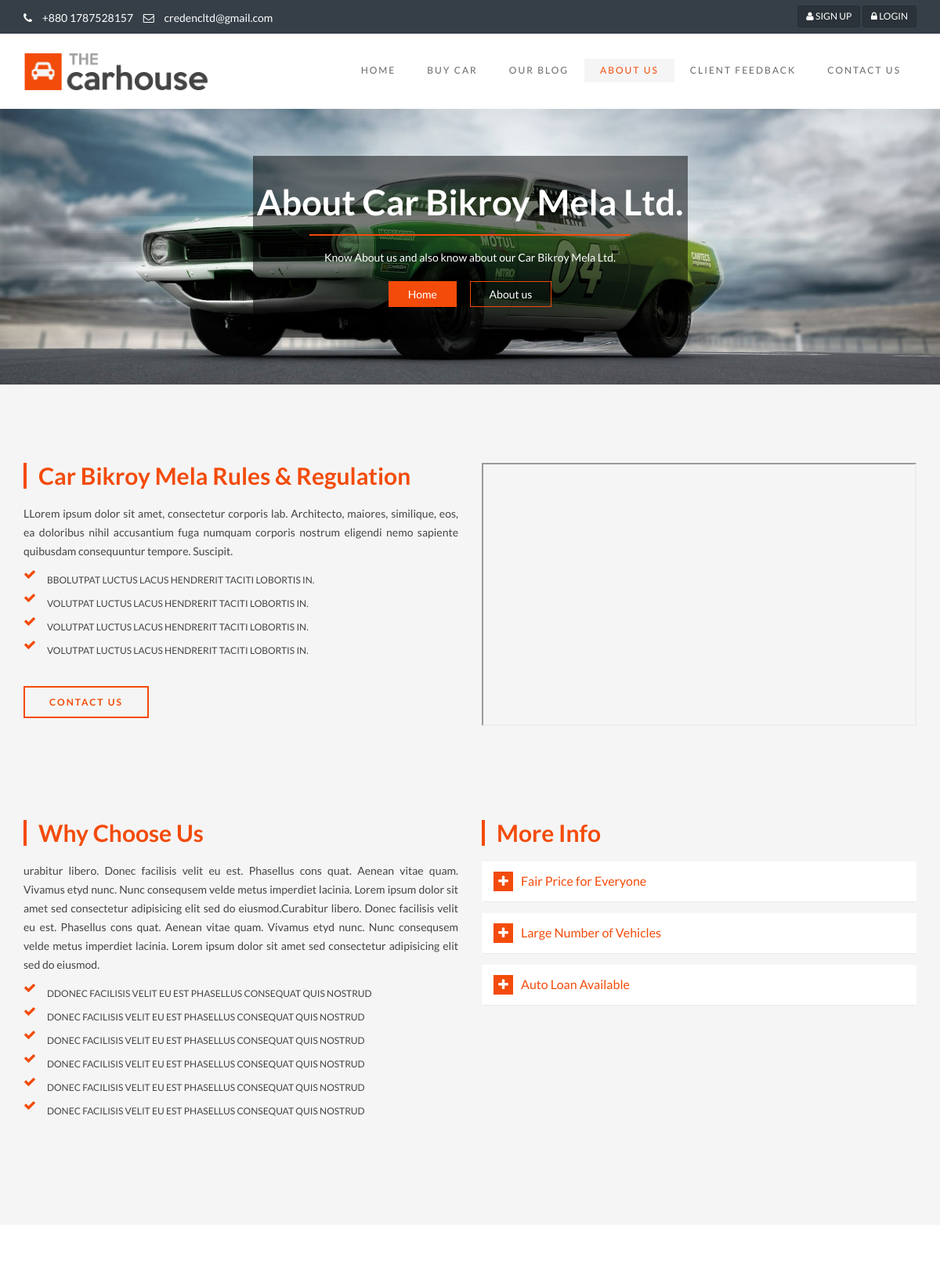
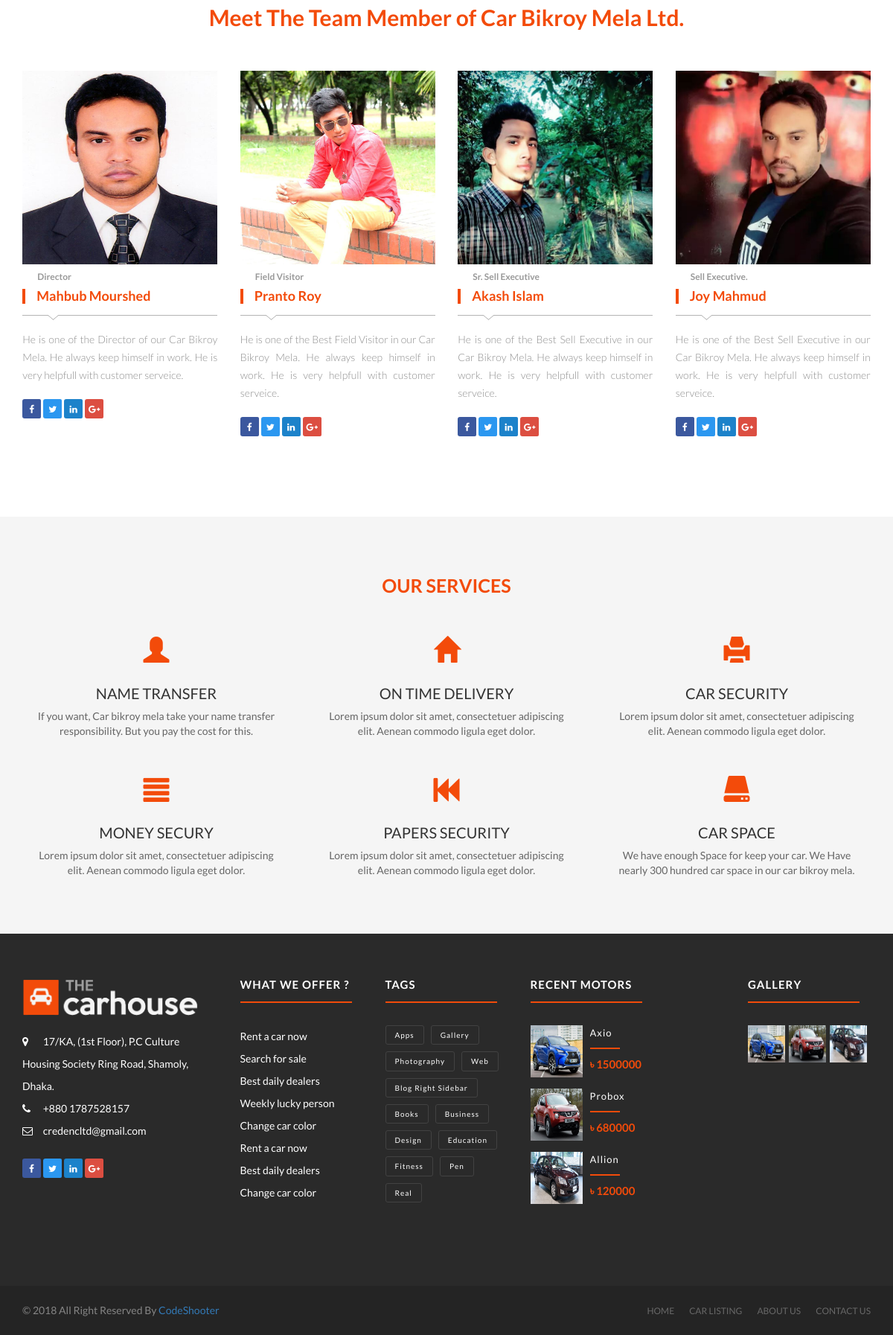
/mainSite/about.php, run on the app's committed database (2 pictures, top to bottom).
### tables this page shows
CREATE TABLE `tbl_contact_us_address` (
  `contact_address_id` int(3) NOT NULL,
  `address` text NOT NULL,
  `mobile` varchar(100) NOT NULL,
  `email` varchar(100) NOT NULL
);

CREATE TABLE `tbl_aboutus_rules` (
  `rules_id` int(3) NOT NULL,
  `rules_details` text NOT NULL,
  `rules_one` varchar(100) NOT NULL,
  `rules_two` varchar(100) NOT NULL,
  `rules_three` varchar(100) NOT NULL,
  `rules_four` varchar(100) NOT NULL,
  `video` varchar(100) NOT NULL,
  `publication_status` tinyint(1) NOT NULL
);

CREATE TABLE `tbl_aboutus_choose_us` (
  `choose_us_id` int(3) NOT NULL,
  `choose_details` text NOT NULL,
  `reason_one` varchar(256) NOT NULL,
  `reason_two` varchar(256) NOT NULL,
  `reason_three` varchar(256) NOT NULL,
  `reason_four` varchar(256) NOT NULL,
  `reason_five` varchar(256) NOT NULL,
  `reason_six` varchar(256) NOT NULL,
  `publication_status` tinyint(1) NOT NULL
);

CREATE TABLE `tbl_aboutus_team` (
  `team_member_id` int(3) NOT NULL,
  `member_name` varchar(100) NOT NULL,
  `member_designation` varchar(100) NOT NULL,
  `member_sort_desc` text NOT NULL,
  `facebook_link` varchar(200) NOT NULL,
  `twitter_link` varchar(200) NOT NULL,
  `linkedin_link` varchar(200) NOT NULL,
  `googleplus_link` varchar(200) NOT NULL,
  `member_image` text NOT NULL,
  `publication_status` tinyint(1) NOT NULL
);

CREATE TABLE `tbl_aboutus_service` (
  `service_id` int(3) NOT NULL,
  `service_icon` varchar(100) NOT NULL,
  `service_title` varchar(100) NOT NULL,
  `service_desc` text NOT NULL,
  `publication_status` tinyint(1) NOT NULL
);

CREATE TABLE `tbl_user_post` (
  `user_post_id` int(4) NOT NULL,
  `car_name` varchar(100) NOT NULL,
  `car_price` varchar(100) NOT NULL,
  `car_details` text NOT NULL,
  `car_model` varchar(100) NOT NULL,
  `car_registration` varchar(100) NOT NULL,
  `cng_status` varchar(100) NOT NULL,
  `cng_com` varchar(100) NOT NULL,
  `fuel_type` varchar(100) NOT NULL,
  `car_cc` varchar(100) NOT NULL,
  `gear` varchar(100) NOT NULL,
  `all_option` varchar(100) NOT NULL,
  `music` varchar(100) NOT NULL,
  `serial_number` varchar(100) NOT NULL,
  `engine` varchar(100) NOT NULL,
  `mileage` varchar(100) NOT NULL,
  `doors` varchar(100) NOT NULL,
  `condtion` varchar(100) NOT NULL,
  `passenger` varchar(100) NOT NULL,
  `color` varchar(100) NOT NULL,
  `others` varchar(256) NOT NULL,
  `car_image` varchar(100) NOT NULL,
  `publication_status` tinyint(1) NOT NULL
);

### mainSite/about.php (the view, shortened to what the rows shown need)
<?php
    require_once ('../class/aboutUs/aboutUs.php');
    $obj_aboutUs = new AboutUs();
    $rules_result = $obj_aboutUs->all_aboutUs_rules_info();
    $all_result = mysqli_fetch_assoc($rules_result);
    $choose_us_result = $obj_aboutUs->all_choose_us_info();
    $all_choose_us_result = mysqli_fetch_assoc($choose_us_result);
    $team_member = $obj_aboutUs->all_team_member_info();
    $service = $obj_aboutUs->all_service_info();
    $user_post_result = $obj_aboutUs->all_userPost_info_for_footer();
    $user_post_picture = $obj_aboutUs->all_userPost_picture_for_footer();
    $contact_address = $obj_aboutUs->all_contact_address_info();
    $all_contact_address = mysqli_fetch_assoc($contact_address);
?>
<!DOCTYPE html>
<html lang="en">
<head>
    <link rel="stylesheet" type="text/css" href="css/bootstrap.min.css">
    <link rel="stylesheet" type="text/css" href="css/animate.min.css">
    <link rel="stylesheet" type="text/css" href="css/slider.css">
    <link rel="stylesheet" type="text/css" href="css/font-awesome-4.5.0/css/font-awesome.min.css">
    <link rel="stylesheet" type="text/css" href="css/style.css">
    <link href="css/ie10-viewport-bug-workaround.css" rel="stylesheet">
</head>
<body>
<header class="top-header hidden-xs">
    <div class="container">
        <div class="row">
            <div class="col-xs-12 col-sm-6 col-md-6 col-lg-6">
                <ul class="list-inline">
                    <li>
                        <a href="tel:+55-417-634-7071"><i class="fa fa-phone pr-5 pl-10"></i>  <?php echo $all_contact_address['mobile']?></a>
                    </li>
                    <li>
                        <a href="mailto:info@themevessel.com">
                            <i class="fa fa-envelope-o pr-5 pl-10"></i> <?php echo $all_contact_address['email']?>
                        </a>
                    </li>
                </ul>
            </div>
        </div>
    </div>
</header>
<div class="page-banner">
    <div class="container">
        <div class="row">
            <div class="col-md-6 col-md-offset-3">
                <div class="breadcrumb-area">
                    <h2>About Car Bikroy Mela Ltd.</h2>
                </div>
            </div>
        </div>
    </div>
</div>
<div class="about-body">
    <div class="page-section">
        <div class="container">
            <div class="row">
                <div class="col-lg-6 col-md-6 col-sm-12 col-xs-12">
                    <h2 class="title">Car Bikroy Mela Rules & Regulation</h2>
                    <p class="text-justify"><?php echo $all_result['rules_details']?></p>
                    <ul class="icon-list">
                        <li>
                            <i class="fa fa-check"></i>
                            <?php echo $all_result['rules_one']?>
                        </li>
                        <li>
                            <i class="fa fa-check"></i>
                            <?php echo $all_result['rules_two']?>
                        </li>
                        <li>
                            <i class="fa fa-check"></i>
                            <?php echo $all_result['rules_three']?>
                        </li>
                        <li>
                            <i class="fa fa-check"></i>
                            <?php echo $all_result['rules_four']?>
                        </li>
                    </ul>
                    <a href="contact.php" class="btn btn-contact">Contact us</a>
                </div>
            </div>
        </div>
    </div>
    <section class="page-section">
        <div class="container">
            <div class="row">
                <div class="col-lg-6 col-md-6 col-sm-12 col-xs-12">
                    <h2 class="title">Why Choose Us</h2>
                    <p class="text-justify"><?php echo $all_choose_us_result['choose_details']?></p>
                    <ul class="icon-list">
                        <li>
                            <i class="fa fa-check"></i>
                            <?php echo $all_choose_us_result['reason_one']?>
                        </li>
                        <li>
                            <i class="fa fa-check"></i>
                            <?php echo $all_choose_us_result['reason_two']?>
                        </li>
                        <li>
                            <i class="fa fa-check"></i>
                            <?php echo $all_choose_us_result['reason_three']?>
                        </li>
                        <li>
                            <i class="fa fa-check"></i>
                            <?php echo $all_choose_us_result['reason_four']?>
                        </li>
                        <li>
                            <i class="fa fa-check"></i>
                            <?php echo $all_choose_us_result['reason_five']?>
                        </li>
                        <li>
                            <i class="fa fa-check"></i>
                            <?php echo $all_choose_us_result['reason_six']?>
                        </li>
                    </ul>
                </div>
                <div class="col-lg-6 col-md-6 col-sm-12 col-xs-12">
                    <h2 class="title">More Info</h2>
                </div>
            </div>
        </div>
    </section>
    <section class="about-team-meet">
        <div class="container">
            <div class="row mrg-t-20">
                <?php foreach ($team_member as $all_team_member){?>
                <div class="col-lg-3 col-md-3 col-sm-6 col-xs-12 ">
                    <div class="thumbnail about-box clearfix">
                        <img src="<?php $len=strlen($all_team_member['member_image']); $img=substr($all_team_member['member_image'],18,$len); echo $img;?>" alt="jason.jpg" class="img-responsive">
                        <div class="caption content">
                            <h6><?php echo $all_team_member['member_designation']?></h6>
                            <div class="header b-items-cars-one-info-header  s-lineDownLeft">
                                <h3>
                                    <?php echo $all_team_member['member_name']?>
                                </h3>
                            </div>
                            <p class="text-justify">
                                <?php echo $all_team_member['member_sort_desc']?>
                            </p>
                            <ul class="social-list">
                                <li>
                                    <a href="<?php echo $all_team_member['facebook_link']?>" class="facebook" target="_blank">
                                        <i class="fa fa-facebook"></i>
                                    </a>
                                </li>
                                <li>
                                    <a href="<?php echo $all_team_member['twitter_link']?>" class="twitter" target="_blank">
                                        <i class="fa fa-twitter"></i>
                                    </a>
                                </li>
                                <li>
                                    <a href="<?php echo $all_team_member['linkedin_link']?>" class="linkedin" target="_blank">
                                        <i class="fa fa-linkedin"></i>
                                    </a>
                                </li>
                                <li>
                                    <a href="<?php echo $all_team_member['googleplus_link']?>" class="google" target="_blank">
                                        <i class="fa fa-google-plus"></i>
                                    </a>
                                </li>
                            </ul>
                        </div>
                    </div>
                </div>
                <?php } ?>
            </div>
        </div>
    </section>
</div>
<div class="serviceslist text-center">
    <div class="container">
        <div class="row">
            <?php foreach ($service as $all_service){ ?>
                <div class="col-lg-4 col-md-4 col-sm-6 col-xs-12">
                    <div class="Services-box">
                        <i class="<?php echo $all_service['service_icon']?>"></i>
                        <h3><?php echo $all_service['service_title']?></h3>
                        <p><?php echo $all_service['service_desc']?></p>
                    </div>
                </div>
            <?php } ?>
        </div>
    </div>
</div>
<footer class="main-footer">
    <div class="container">
        <div class="row">
            <div class="col-lg-3 col-md-3 col-sm-6 col-xs-12 footer-item">
                <div class="footer-item-content">
                    <br><br>
                    <ul>
                        <li>
                            <a href="#">
                                <i class="fa fa-map-marker"></i>
                                <?php echo $all_contact_address['address']?>
                            </a>
                        </li>
                        <li>
                            <a href="<?php echo $all_contact_address['mobile']?>"><i class="fa fa-phone"></i>  <?php echo $all_contact_address['mobile']?></a>
                        </li>
                        <li>
                            <a href="mailto:info@themevessel.com">
                                <i class="fa fa-envelope-o "></i> <?php echo $all_contact_address['email']?>
                            </a>
                        </li>
                    </ul>
                </div>
            </div>
            <div class="col-lg-2 col-md-2 col-sm-6 col-xs-12 footer-item">
                <div class="footer-item-content">
                    <h2>What we offer ?</h2>
                </div>
            </div>
            <div class="col-lg-2 col-md-2 col-sm-6 col-xs-12 footer-item">
                <div class="footer-item-content">
                    <h2>tags</h2>
                </div>
            </div>
            <div class="col-lg-3 col-md-3 col-sm-6 col-xs-12 footer-item">
                <div class="footer-item-content">
                    <h2>Recent motors</h2>
                        <?php foreach ($user_post_result as $all_user_post_result){ ?>
                            <div class="media">
                                <div class="media-left">
                                    <a href="car_details.php?id=<?php echo $all_user_post_result['user_post_id'] ?>">
                                        <img class="media-object" src="assets/image/<?php echo $all_user_post_result['car_image']?>" alt="car-image">
                                    </a>
                                </div>
                                <div class="media-body">
                                    <a href="car_details.php?id=<?php echo $all_user_post_result['user_post_id'] ?>"><?php echo $all_user_post_result['car_name']?></a>
                                    <div class="line-dec-o"></div>
                                    <span>৳ <?php echo $all_user_post_result['car_price']?></span>
                                </div>
                            </div>
                        <?php } ?>
                </div>
            </div>
            <div class="col-lg-2 col-md-2 col-sm-6 col-xs-12 footer-item ">
                <div class="footer-item-content">
                    <h2>Gallery</h2>
                        <?php foreach ($user_post_picture as $all_user_post_picture){ ?>
                            <div class="gallery-item">
                                <a href="#"><img src="assets/image/<?php echo $all_user_post_picture['car_image']?>" alt="car-img"></a>
                            </div>
                        <?php } ?>
                </div>
            </div>
        </div>
    </div>
</footer>
</body>
</html>

### data on the page
tbl_contact_us_address: mobile "+880 1787528157", email "credencltd@gmail.com", address "17/KA, (1st Floor), P.C Culture Housing Society Ring Road, Shamoly, Dhaka."
tbl_aboutus_rules: rules_details "LLorem ipsum dolor sit amet, consectetur corporis lab. Architecto, maiores, similique, eos, ea doloribus nihil accusantium fuga numquam corporis nostrum eligendi nemo sapiente quibusdam consequuntur tempore. Suscipit.", rules_one "BBOLUTPAT LUCTUS LACUS HENDRERIT TACITI LOBORTIS IN.", rules_two "VOLUTPAT LUCTUS LACUS HENDRERIT TACITI LOBORTIS IN.", rules_three "VOLUTPAT LUCTUS LACUS HENDRERIT TACITI LOBORTIS IN.", rules_four "VOLUTPAT LUCTUS LACUS HENDRERIT TACITI LOBORTIS IN."
tbl_aboutus_choose_us: choose_details "urabitur libero. Donec facilisis velit eu est. Phasellus cons quat. Aenean vitae quam. Vivamus etyd nunc. Nunc consequsem velde metus imperdiet lacinia. Lorem ipsum dolor sit amet sed consectetur adipisicing elit sed do eiusmod.Curabitur libero. Donec facilisis velit eu est. Phasellus cons quat. Aenean vitae quam. Vivamus etyd nunc. Nunc consequsem velde metus imperdiet lacinia. Lorem ipsum dolor sit amet sed consectetur adipisicing elit sed do eiusmod.", reason_one "DDONEC FACILISIS VELIT EU EST PHASELLUS CONSEQUAT QUIS NOSTRUD", reason_two "DONEC FACILISIS VELIT EU EST PHASELLUS CONSEQUAT QUIS NOSTRUD", reason_three "DONEC FACILISIS VELIT EU EST PHASELLUS CONSEQUAT QUIS NOSTRUD", reason_four "DONEC FACILISIS VELIT EU EST PHASELLUS CONSEQUAT QUIS NOSTRUD", reason_five "DONEC FACILISIS VELIT EU EST PHASELLUS CONSEQUAT QUIS NOSTRUD", reason_six "DONEC FACILISIS VELIT EU EST PHASELLUS CONSEQUAT QUIS NOSTRUD"
tbl_aboutus_team: member_image (picture), member_designation "Director", member_name "Mahbub Mourshed", member_sort_desc "He is one of the Director of our Car Bikroy Mela. He always keep himself in work. He is very helpfull with customer serveice."
tbl_aboutus_team: member_image (picture), member_designation "Field Visitor", member_name "Pranto Roy", member_sort_desc "He is one of the Best Field Visitor in our Car Bikroy Mela. He always keep himself in work. He is very helpfull with customer serveice."
tbl_aboutus_team: member_image (picture), member_designation "Sr. Sell Executive", member_name "Akash Islam", member_sort_desc "He is one of the Best Sell Executive in our Car Bikroy Mela. He always keep himself in work. He is very helpfull with customer serveice."
tbl_aboutus_team: member_image (picture), member_designation "Sell Executive.", member_name "Joy Mahmud", member_sort_desc "He is one of the Best Sell Executive in our Car Bikroy Mela. He always keep himself in work. He is very helpfull with customer serveice."
tbl_aboutus_service: service_title "NAME TRANSFER", service_desc "If you want, Car bikroy mela take your name transfer responsibility. But you pay the cost for this."
tbl_aboutus_service: service_title "ON TIME DELIVERY", service_desc "Lorem ipsum dolor sit amet, consectetuer adipiscing elit. Aenean commodo ligula eget dolor."
tbl_aboutus_service: service_title "CAR SECURITY", service_desc "Lorem ipsum dolor sit amet, consectetuer adipiscing elit. Aenean commodo ligula eget dolor."
tbl_aboutus_service: service_title "MONEY SECURY", service_desc "Lorem ipsum dolor sit amet, consectetuer adipiscing elit. Aenean commodo ligula eget dolor."
tbl_aboutus_service: service_title "PAPERS SECURITY", service_desc "Lorem ipsum dolor sit amet, consectetuer adipiscing elit. Aenean commodo ligula eget dolor."
tbl_aboutus_service: service_title "CAR SPACE", service_desc "We have enough Space for keep your car. We Have nearly 300 hundred car space in our car bikroy mela."
tbl_user_post: car_image (picture), car_name "Axio", car_price "1500000"
tbl_user_post: car_image (picture), car_name "Probox", car_price "680000"
tbl_user_post: car_image (picture), car_name "Allion", car_price "120000"
